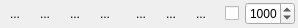
<?xml version="1.0" encoding="UTF-8"?>
<ui version="4.0">
 <class>DownloadsControl</class>
 <widget class="QWidget" name="DownloadsControl">
  <property name="geometry">
   <rect>
    <x>0</x>
    <y>0</y>
    <width>221</width>
    <height>28</height>
   </rect>
  </property>
  <property name="maximumSize">
   <size>
    <width>221</width>
    <height>16777215</height>
   </size>
  </property>
  <property name="windowTitle">
   <string notr="true">Form</string>
  </property>
  <property name="styleSheet">
   <string notr="true"/>
  </property>
  <layout class="QVBoxLayout" name="verticalLayout">
   <property name="spacing">
    <number>0</number>
   </property>
   <property name="margin">
    <number>0</number>
   </property>
   <item>
    <widget class="QFrame" name="ctrlFrame">
     <property name="frameShape">
      <enum>QFrame::NoFrame</enum>
     </property>
     <property name="frameShadow">
      <enum>QFrame::Plain</enum>
     </property>
     <property name="lineWidth">
      <number>0</number>
     </property>
     <layout class="QHBoxLayout" name="horizontalLayout">
      <property name="leftMargin">
       <number>3</number>
      </property>
      <property name="topMargin">
       <number>0</number>
      </property>
      <property name="rightMargin">
       <number>3</number>
      </property>
      <property name="bottomMargin">
       <number>0</number>
      </property>
      <item>
       <widget class="MouseHoverButton" name="btnStart">
        <property name="toolTip">
         <string>Start download</string>
        </property>
        <property name="text">
         <string notr="true">...</string>
        </property>
        <property name="icon">
         <iconset resource="../../resources/resources.qrc">
          <normaloff>:/downloadscontrol/play_default</normaloff>
          <normalon>:/downloadscontrol/play_clicked</normalon>
          <disabledoff>:/downloadscontrol/play_disabled</disabledoff>
          <disabledon>:/downloadscontrol/play_disabled</disabledon>
          <activeoff>:/downloadscontrol/play_hover</activeoff>
          <activeon>:/downloadscontrol/play_hover</activeon>
          <selectedoff>:/downloadscontrol/play_default</selectedoff>
          <selectedon>:/downloadscontrol/play_default</selectedon>:/downloadscontrol/play_default</iconset>
        </property>
        <property name="checkable">
         <bool>false</bool>
        </property>
        <property name="autoRaise">
         <bool>true</bool>
        </property>
       </widget>
      </item>
      <item>
       <widget class="MouseHoverButton" name="btnPause">
        <property name="toolTip">
         <string>Pause download</string>
        </property>
        <property name="text">
         <string notr="true">...</string>
        </property>
        <property name="icon">
         <iconset resource="../../resources/resources.qrc">
          <normaloff>:/downloadscontrol/pause_default</normaloff>
          <normalon>:/downloadscontrol/pause_clicked</normalon>
          <disabledoff>:/downloadscontrol/pause_disabled</disabledoff>
          <disabledon>:/downloadscontrol/pause_disabled</disabledon>
          <activeoff>:/downloadscontrol/pause_hover</activeoff>
          <activeon>:/downloadscontrol/pause_hover</activeon>
          <selectedoff>:/downloadscontrol/pause_default</selectedoff>
          <selectedon>:/downloadscontrol/pause_default</selectedon>:/downloadscontrol/pause_default</iconset>
        </property>
        <property name="autoRaise">
         <bool>true</bool>
        </property>
       </widget>
      </item>
      <item>
       <widget class="MouseHoverButton" name="btnStop">
        <property name="toolTip">
         <string>Stop download</string>
        </property>
        <property name="text">
         <string notr="true">...</string>
        </property>
        <property name="icon">
         <iconset resource="../../resources/resources.qrc">
          <normaloff>:/downloadscontrol/stop_default</normaloff>
          <normalon>:/downloadscontrol/stop_clicked</normalon>
          <disabledoff>:/downloadscontrol/stop_disabled</disabledoff>
          <disabledon>:/downloadscontrol/stop_disabled</disabledon>
          <activeoff>:/downloadscontrol/stop_hover</activeoff>
          <activeon>:/downloadscontrol/stop_hover</activeon>
          <selectedoff>:/downloadscontrol/stop_default</selectedoff>
          <selectedon>:/downloadscontrol/stop_default</selectedon>:/downloadscontrol/stop_default</iconset>
        </property>
        <property name="autoRaise">
         <bool>true</bool>
        </property>
       </widget>
      </item>
      <item>
       <widget class="MouseHoverButton" name="btnRemove">
        <property name="toolTip">
         <string>Remove download</string>
        </property>
        <property name="text">
         <string notr="true">...</string>
        </property>
        <property name="icon">
         <iconset resource="../../resources/resources.qrc">
          <normaloff>:/downloadscontrol/delete_default</normaloff>
          <normalon>:/downloadscontrol/delete_clicked</normalon>
          <disabledoff>:/downloadscontrol/delete_disabled</disabledoff>
          <disabledon>:/downloadscontrol/delete_disabled</disabledon>
          <activeoff>:/downloadscontrol/delete_hover</activeoff>
          <activeon>:/downloadscontrol/delete_hover</activeon>
          <selectedoff>:/downloadscontrol/delete_default</selectedoff>
          <selectedon>:/downloadscontrol/delete_default</selectedon>:/downloadscontrol/delete_default</iconset>
        </property>
        <property name="autoRaise">
         <bool>true</bool>
        </property>
       </widget>
      </item>
      <item>
       <widget class="QFrame" name="line">
        <property name="sizePolicy">
         <sizepolicy hsizetype="Ignored" vsizetype="Ignored">
          <horstretch>0</horstretch>
          <verstretch>0</verstretch>
         </sizepolicy>
        </property>
        <property name="maximumSize">
         <size>
          <width>1</width>
          <height>16777215</height>
         </size>
        </property>
        <property name="frameShape">
         <enum>QFrame::StyledPanel</enum>
        </property>
        <property name="frameShadow">
         <enum>QFrame::Plain</enum>
        </property>
        <property name="lineWidth">
         <number>1</number>
        </property>
       </widget>
      </item>
      <item>
       <widget class="MouseHoverButton" name="btnRestart">
        <property name="toolTip">
         <string>Restart download</string>
        </property>
        <property name="text">
         <string notr="true">...</string>
        </property>
        <property name="icon">
         <iconset resource="../../resources/resources.qrc">
          <normaloff>:/downloadscontrol/reload_default</normaloff>
          <normalon>:/downloadscontrol/reload_clicked</normalon>
          <disabledoff>:/downloadscontrol/reload_disabled</disabledoff>
          <disabledon>:/downloadscontrol/reload_disabled</disabledon>
          <activeoff>:/downloadscontrol/reload_hover</activeoff>
          <activeon>:/downloadscontrol/reload_hover</activeon>
          <selectedoff>:/downloadscontrol/reload_default</selectedoff>
          <selectedon>:/downloadscontrol/reload_default</selectedon>:/downloadscontrol/reload_default</iconset>
        </property>
        <property name="autoRaise">
         <bool>true</bool>
        </property>
       </widget>
      </item>
      <item>
       <widget class="MouseHoverButton" name="btnUp">
        <property name="toolTip">
         <string>Move up</string>
        </property>
        <property name="text">
         <string notr="true">...</string>
        </property>
        <property name="icon">
         <iconset resource="../../resources/resources.qrc">
          <normaloff>:/downloadscontrol/move_up_default</normaloff>
          <normalon>:/downloadscontrol/move_up_clicked</normalon>
          <disabledoff>:/downloadscontrol/move_up_disabled</disabledoff>
          <disabledon>:/downloadscontrol/move_up_disabled</disabledon>
          <activeoff>:/downloadscontrol/move_up_hover</activeoff>
          <activeon>:/downloadscontrol/move_up_hover</activeon>
          <selectedoff>:/downloadscontrol/move_up_default</selectedoff>
          <selectedon>:/downloadscontrol/move_up_default</selectedon>:/downloadscontrol/move_up_default</iconset>
        </property>
        <property name="autoRaise">
         <bool>true</bool>
        </property>
       </widget>
      </item>
      <item>
       <widget class="MouseHoverButton" name="btnDown">
        <property name="toolTip">
         <string>Move down</string>
        </property>
        <property name="text">
         <string notr="true">...</string>
        </property>
        <property name="icon">
         <iconset resource="../../resources/resources.qrc">
          <normaloff>:/downloadscontrol/move_down_default</normaloff>
          <normalon>:/downloadscontrol/move_down_clicked</normalon>
          <disabledoff>:/downloadscontrol/move_down_disabled</disabledoff>
          <disabledon>:/downloadscontrol/move_down_disabled</disabledon>
          <activeoff>:/downloadscontrol/move_down_hover</activeoff>
          <activeon>:/downloadscontrol/move_down_hover</activeon>
          <selectedoff>:/downloadscontrol/move_down_default</selectedoff>
          <selectedon>:/downloadscontrol/move_down_default</selectedon>:/downloadscontrol/move_down_default</iconset>
        </property>
        <property name="autoRaise">
         <bool>true</bool>
        </property>
       </widget>
      </item>
      <item>
       <widget class="QFrame" name="lineTrafficLimit">
        <property name="sizePolicy">
         <sizepolicy hsizetype="Ignored" vsizetype="Ignored">
          <horstretch>0</horstretch>
          <verstretch>0</verstretch>
         </sizepolicy>
        </property>
        <property name="maximumSize">
         <size>
          <width>2</width>
          <height>16777215</height>
         </size>
        </property>
        <property name="frameShape">
         <enum>QFrame::StyledPanel</enum>
        </property>
        <property name="frameShadow">
         <enum>QFrame::Plain</enum>
        </property>
        <property name="lineWidth">
         <number>1</number>
        </property>
       </widget>
      </item>
      <item>
       <widget class="QCheckBox" name="cbTrafficLimit">
        <property name="sizePolicy">
         <sizepolicy hsizetype="Fixed" vsizetype="Fixed">
          <horstretch>0</horstretch>
          <verstretch>0</verstretch>
         </sizepolicy>
        </property>
        <property name="toolTip">
         <string>Enable traffic limit</string>
        </property>
       </widget>
      </item>
      <item>
       <widget class="QSpinBox" name="sbTrafficLimit">
        <property name="sizePolicy">
         <sizepolicy hsizetype="Fixed" vsizetype="Fixed">
          <horstretch>0</horstretch>
          <verstretch>0</verstretch>
         </sizepolicy>
        </property>
        <property name="minimumSize">
         <size>
          <width>50</width>
          <height>0</height>
         </size>
        </property>
        <property name="toolTip">
         <string>Traffic limit, kbps</string>
        </property>
        <property name="minimum">
         <number>1</number>
        </property>
        <property name="maximum">
         <number>10000</number>
        </property>
        <property name="singleStep">
         <number>50</number>
        </property>
        <property name="value">
         <number>1000</number>
        </property>
       </widget>
      </item>
     </layout>
    </widget>
   </item>
  </layout>
 </widget>
 <customwidgets>
  <customwidget>
   <class>MouseHoverButton</class>
   <extends>QToolButton</extends>
   <header>mousehoverbutton.h</header>
  </customwidget>
 </customwidgets>
 <resources>
  <include location="../../resources/resources.qrc"/>
 </resources>
 <connections/>
</ui>
